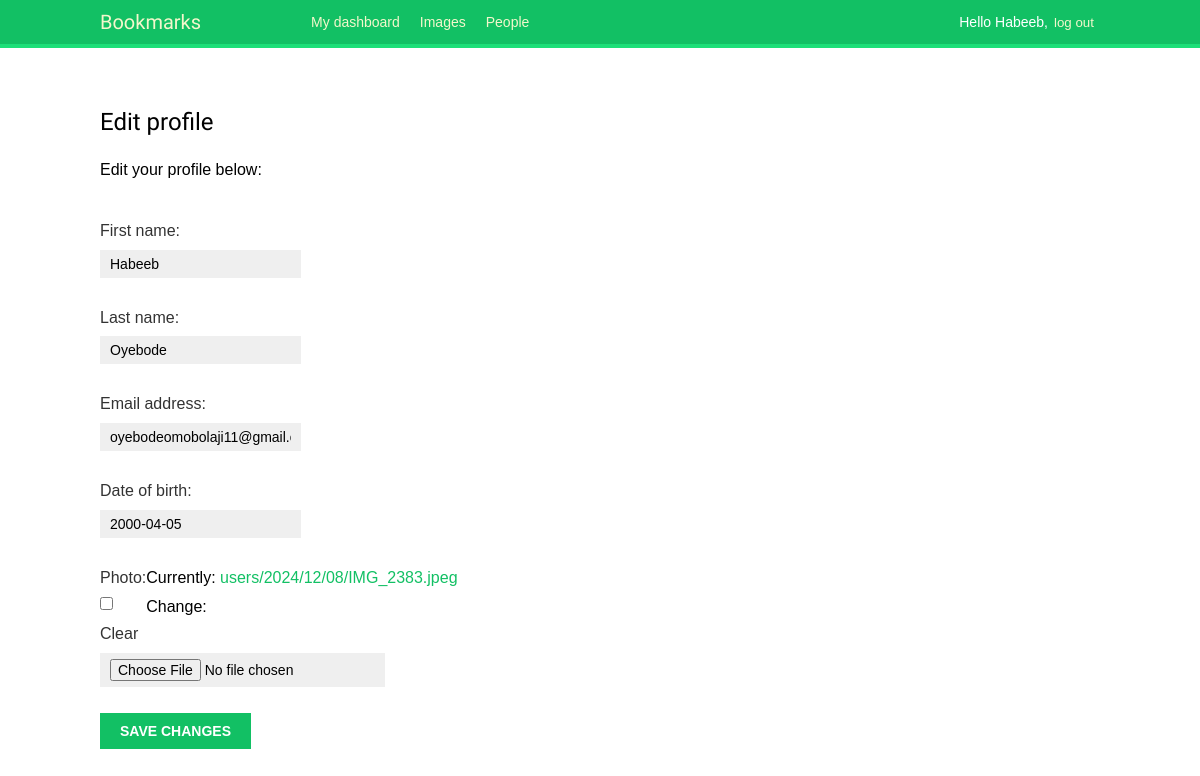
Page /account/edit/ (signed in) on the earlier database version.
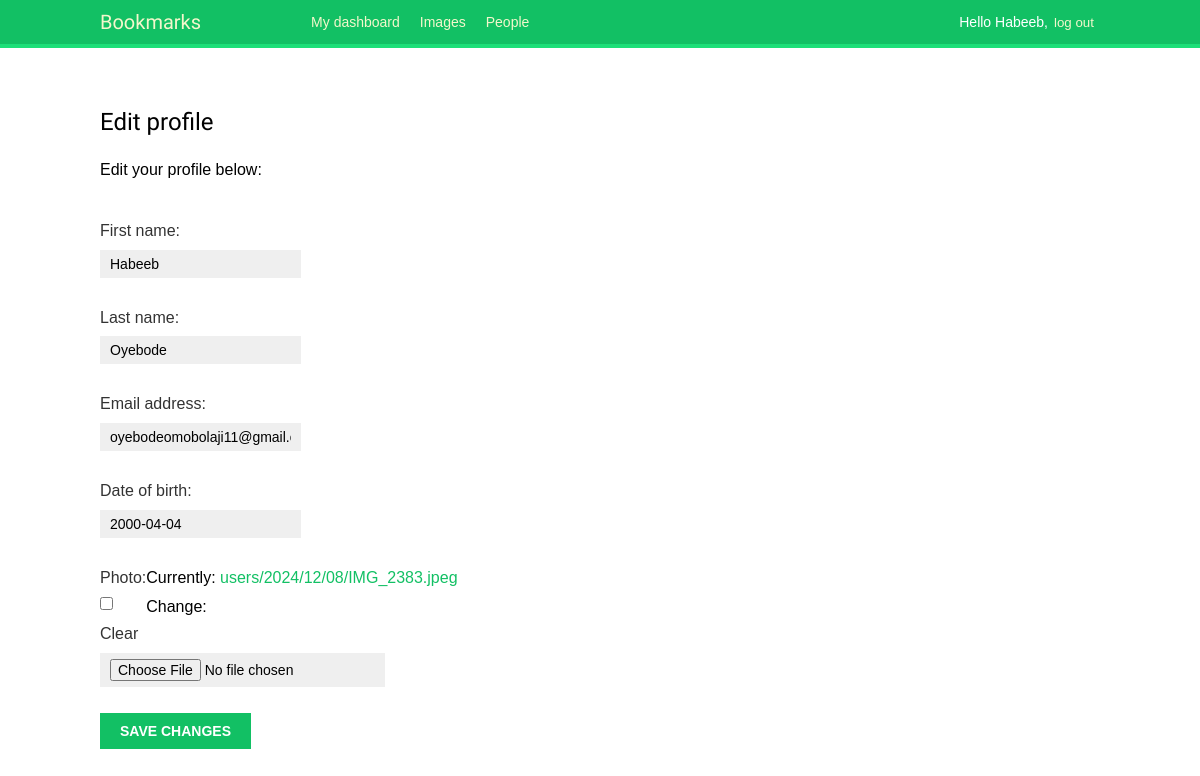
Same page on the later database version.
### account/models.py (models this page shows, shortened)
class Profile(models.Model):
    user = models.OneToOneField(settings.AUTH_USER_MODEL,
                                on_delete=models.CASCADE)
    date_of_birth = models.DateField(blank=True, null=True)
    photo = models.ImageField(upload_to='users/%Y/%m/%d/', blank=True)

### account/views.py (the view)
# urls.py: path('edit/', views.edit, name='edit'),
@login_required
def edit(request):
    if request.method == 'POST':
        user_form = UserEditForm(instance=request.user, data=request.POST)
        profile_form = ProfileEditForm(instance=request.user.profile,
                                       data=request.POST, files=request.FILES)
        if user_form.is_valid() and profile_form.is_valid():
            user_form.save()
            profile_form.save()
            messages.success(request, 'Profile updated successfully')
        else:
            messages.error(request, 'Error updating your profile')
    else:
        user_form = UserEditForm(instance=request.user)
        profile_form = ProfileEditForm(instance=request.user.profile)
    return render(request, 'account/edit.html',
                  {'user_form': user_form, 'profile_form': profile_form})

### account/forms.py (shortened to what this page needs)
class UserEditForm(forms.ModelForm):
    class Meta:
        model = User
        fields = ['first_name', 'last_name', 'email']

class ProfileEditForm(forms.ModelForm):
    class Meta:
        model = Profile
        fields = ['date_of_birth', 'photo']

### account/templates/account/edit.html (shortened to what this page needs)
{% extends 'account/base.html' %}
{% block content %}
<h2>Edit profile</h2>
<p>Edit your profile below:</p>
<form method="post" enctype="multipart/form-data">
  {{ user_form.as_p }}
  {{ profile_form.as_p}}
  <p><input type="submit" value="Save changes"></p>
</form>
{% endblock %}

### account/templates/account/base.html (shortened to what this page needs)
{% load static %}
<!DOCTYPE html>
<html lang="en">
<head>
  <link rel="stylesheet" href="{% static 'css/base.css' %}">
</head>
<body>
  <div id="header">
    <span class="logo">Bookmarks</span>
    {% if user.is_authenticated %}
      <ul class="menu">
        <li {% if section == "dashboard" %}class="selected"{% endif %}>
          <a href="{% url 'dashboard' %}">My dashboard</a>
        </li>
        <li {% if section == 'images' %}class="selected"{% endif %}>
          <a href="{% url 'images:list' %}">Images</a>
        </li>
        <li {% if section == 'people' %}class="selected"{% endif %}>
          <a href="#">People</a>
        </li>
      </ul>
    {% endif %}
    <span class="user">
      {% if request.user.is_authenticated %}
        Hello {{ request.user.first_name|default:request.user.username }},
        <form action="{% url 'logout' %}" method="post">
          <button type="submit">log out</button>
        </form>
      {% else %}
        <a href="{% url 'login' %}">log in</a>
      {% endif %}
  </div>
  <div id="content">
    {% block content %}
    {% endblock %}
  </div>
</body>
</html>

### account/static/css/base.css (style rules this page uses)
body { margin:0; padding:0; font-family:helvetica, sans-serif; }
p { line-height: 1.8; }
a { color:#12c064; text-decoration:none; }
h1, h2, h3, h4, h5 , h6 { font-family: 'Muli', sans-serif; font-weight:normal; }
h2 { margin:30px 0 20px; }
#header { padding:10px 100px; font-size:14px; background:#12c064; color:#fff; border-bottom:4px solid #1cdf78; overflow:auto; }
#header .logo { font-family: 'Muli', sans-serif; float:left; color:#f3f7cc; font-size:20px; margin-right:10%; }
#header ul.menu { list-style:none; float:left; margin:0; padding:0; }
#header ul.menu li { float:left; padding:4px 10px; }
#header a { color:#f3f7cc; }
#header .user { float:right; padding-top:4px; }
#header .user form { display:inline; float:right; }
#header .user button { background:none; color:#f3f7cc; border:none; cursor:pointer; float:left; display:inline; }
#content { padding:30px 100px; }
form { overflow:auto; }
form p { width:100%; overflow:auto; }
label { float:left; clear:both; color:#333; margin-bottom:4px; }
input, textarea { clear:both; float:left; margin:0 0 10px; background:#efefef; border:0; padding:6px 10px; font-size:14px; }
input[type=submit], a.button { font-weight:bold; background:#12c064; color:#fff; padding:10px 20px; font-size:14px; text-transform:uppercase; }

Differences in the rows shown:
changed Profile: date_of_birth "2000-04-05" → "2000-04-04"
